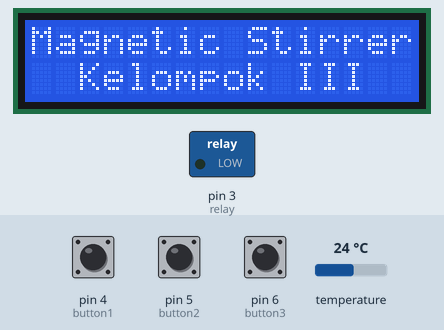
This sketch was run on a simulated Arduino Uno, built with avr-gcc and run on an emulated ATmega328P. Parts: 16×2 character LCD, switched loads named in the sketch (green lamp = pin HIGH). The test bench sets the inputs (shaded band); at power-on: pin 4 (button1) HIGH, pin 5 (button2) HIGH, pin 6 (button3) HIGH, temperature 24 °C. The local clock reads 2024-03-15 10:24:30 at power-on unless the sketch sets it.

Above: at 3.3 s.
3.4 s: pin 4 (button1) pulled LOW for 3.2 s
At 6.9 s:
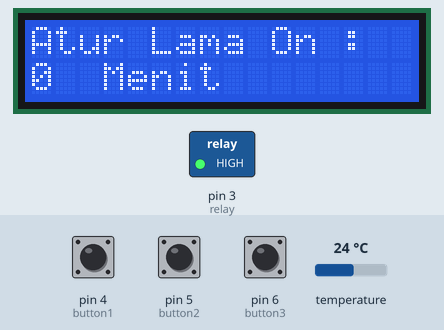
8.1 s: pin 5 (button2) pulled LOW for 1 s
At 10.1 s:
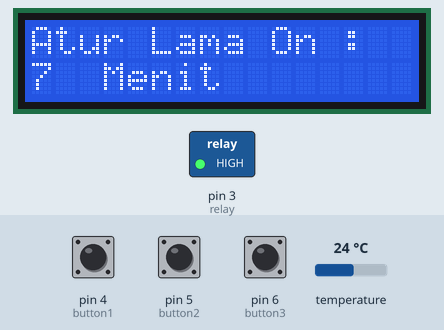
10.6 s: pin 4 (button1) pulled LOW for 1 s
At 12.8 s:
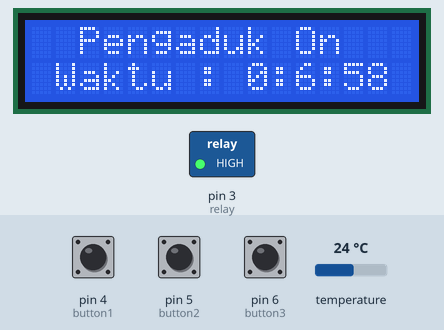
13.1 s: pin 5 (button2) pulled LOW for 0.15 s
At 13.29 s:
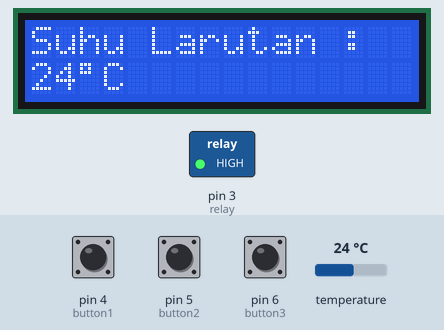
Timing chart, 0 to 15.7 s (numbered marks = the images above; inputs shaded):
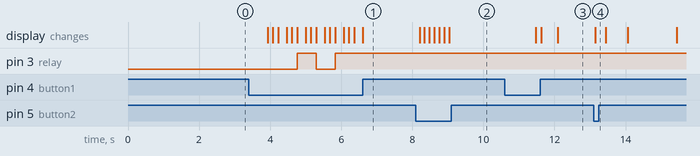

The sketch:

magnetic_strirrer.ino
```cpp
#include <OneWire.h>
#include <DallasTemperature.h>
#include <LiquidCrystal_I2C.h>
#include "RTClib.h"

#define sensor 2
#define relay 3
#define button1 4
#define button2 5
#define button3 6

OneWire oneWire(sensor);
DallasTemperature sensors(&oneWire);
RTC_DS3231 rtc;
LiquidCrystal_I2C lcd(0x27,16,2);

byte Simbol_derajat = B11011111;
unsigned long currTime=0;
String waktuOn, waktuOff;
int aktif=0, timerOn=0, timerOff=0;
int counter=0;
int suhu=0;

void displayLCD(int angka,int menit, String waktu){
  switch(angka){
    case 1 :
      lcd.setCursor(0,0);
      lcd.print("  Pengaduk On   ");
      lcd.setCursor(0,1);
      lcd.print(" Waktu : ");
      lcd.print(waktu);
      lcd.print("         ");
      break;
    case 2 :
      lcd.setCursor(0,0);
      lcd.print("  Pengaduk Off  ");
      lcd.setCursor(0,1);
      lcd.print(" Waktu : ");
      lcd.print(waktu);
      lcd.print("         ");
      break;
    case 3 :
      lcd.setCursor(0,0);
      lcd.print("Atur Lama On :  ");
      lcd.setCursor(0,1);
      lcd.print(menit);
      lcd.print("  Menit         ");
      break;
    case 4 :
      lcd.setCursor(0,0);
      lcd.print("Atur Lama Off : ");
      lcd.setCursor(0,1);
      lcd.print(menit);
      lcd.print("  Menit         ");
      break;
    case 5 :
      lcd.setCursor(0,0);
      lcd.print("Suhu Larutan :  ");
      lcd.setCursor(0,1);
      lcd.print(menit);
      lcd.write(Simbol_derajat);
      lcd.print("C");
      lcd.print("                ");
      break;
  }
}

void setup() {
  Serial.begin(9600);
  sensors.begin();
  lcd.begin(); lcd.backlight();

  pinMode(relay, OUTPUT);
  pinMode(button1, INPUT_PULLUP);
  pinMode(button2, INPUT_PULLUP);
  pinMode(button3, INPUT_PULLUP);

  lcd.setCursor(0,0);
  lcd.print("Magnetic Stirrer");
  lcd.setCursor(0,1);
  lcd.print("  Kelompok III  ");
  delay(2000);

  if (!rtc.begin()) {
    Serial.println("Could not find RTC! Check circuit.");
    while (1); }

    rtc.adjust(DateTime(__DATE__, __TIME__));

}

void loop() {
  DateTime now = rtc.now();
  static DateTime futureOn, futureOff;
  int detik = now.second();
  int menit = now.minute();
  int jam = now.hour();

  int value1 = digitalRead(button1);
  int value2 = digitalRead(button2);
  int value3 = digitalRead(button3);

  if(millis()-currTime>3000){
    sensors.requestTemperatures(); //baca sensor
    suhu = sensors.getTempCByIndex(0);
    currTime = millis();
  }

  if(!value1){
    aktif++;
    if(aktif>3){aktif=0;}
  }

    if(aktif==1){                   //lama on
      if(!value2){
        timerOn++; if(timerOn>=60){timerOn=60;}
      } if(!value3){
        timerOn--; if(timerOn<=0){timerOn=0;}
      }
        futureOn = now + TimeSpan(0,0,timerOn,0);
        waktuOn = String((futureOn - now).hours())+":"+String((futureOn - now).minutes())+":"+String((futureOn - now).seconds());
        displayLCD(3, timerOn, waktuOn);
    }

    if(aktif==2){                   //lama off
      if(!value2){
        timerOff++; if(timerOff>=60){timerOff=60;}
      } if(!value3){
        timerOff--; if(timerOff<=0){timerOff=0;}
      }
        futureOff = now + TimeSpan(0,0,timerOff,0);
        waktuOff = String((futureOff - now).hours())+":"+String((futureOff - now).minutes())+":"+String((futureOff - now).seconds());
        displayLCD(4, timerOff, waktuOff);
    }

  if(aktif==3){
    waktuOn = String((futureOn - now).hours())+":"+String((futureOn - now).minutes())+":"+String((futureOn - now).seconds());
    waktuOff = String((futureOff - now).hours())+":"+String((futureOff - now).minutes())+":"+String((futureOff - now).seconds());

    if(!value2){
      displayLCD(5, suhu, waktuOn);
    }
    else if((futureOn - now).minutes()>=0 && (futureOn - now).seconds()>=0 ){
      displayLCD(1, timerOn, waktuOn);
      futureOff = now + TimeSpan(0,0,timerOff,0);
      digitalWrite(relay,HIGH);
    }
    else if((futureOn - now).minutes()<=0 && (futureOn - now).seconds()<=0 && (futureOff - now).minutes()>=0 && (futureOff - now).seconds()>=0){
       displayLCD(2, timerOff, waktuOff);
       digitalWrite(relay,LOW);
      }

    else if((futureOff - now).minutes()<=0 && (futureOff - now).seconds()<=0){
       futureOn = now + TimeSpan(0,0,timerOn,0);
      }
    }
delay(100);
}
```

Measured:
- after the input at 3.4 s, pin 3 (relay): LOW → HIGH after 1.4 s, → LOW 0.54 s later, → HIGH 0.53 s later; the display: changes after 0.53 s (image 1)
- after the input at 8.1 s, the display: first changes after 0.10 s (image 2 shows a later state)
- after the input at 10.6 s, the display: first changes after 0.87 s (image 3 shows a later state)
- after the input at 13.1 s, the display: changes after 0.05 s (image 4)
